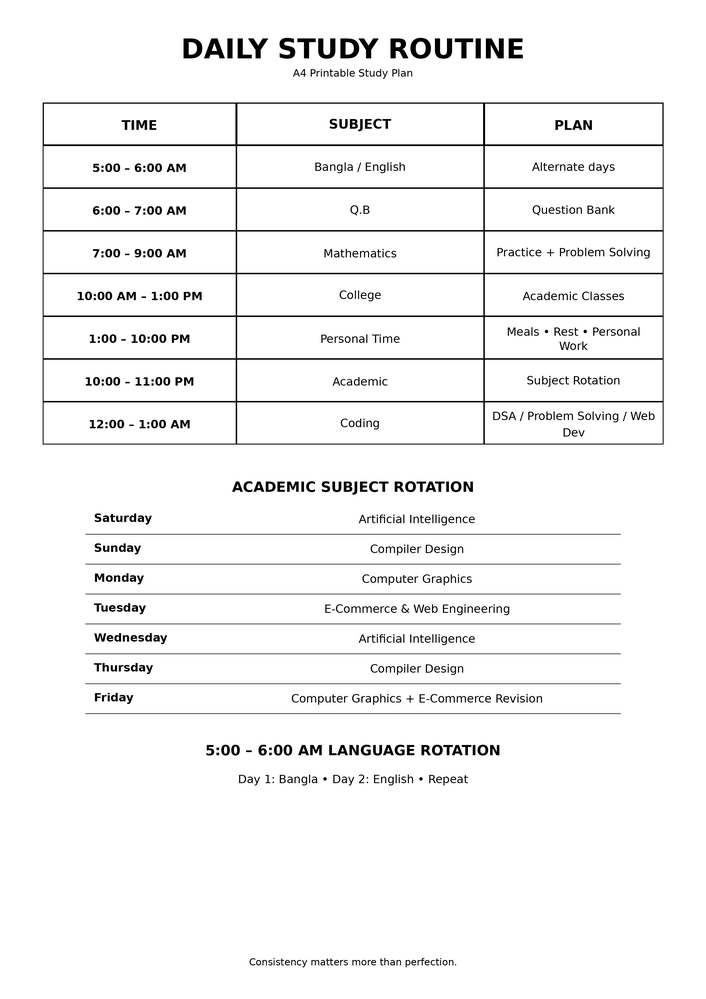
#> input picture A4_Daily_Study_Routine_Fixed.png, 706 x 999 px, shrunk from 2480 x 3508 before the run
$ python -i pdf_to_magenta.py   (imports and definitions only)
#> lines starting #> are read from the running program, lines starting #| are printed output that depends on the picture; after the words box and inside, x2 and y2 are one past the last pixel; in counts of white or black regions, pixels touching at a corner belong together
#> in image_to_magenta, source is the input picture: PIL image 706x999 RGB; min 0, max 255, mean 244.3
#!/usr/bin/env python3import sys
import os
import argparse
import io

import fitz  # PyMuPDF
from PIL import Image, ImageFilter, ImageChops


MAGENTA = (0xFF, 0x00, 0xFF)  # FF00FF
WHITE = (0xFF, 0xFF, 0xFF)


def convert_image_to_magenta(img: Image.Image, threshold: int, outline_only: bool, border_px: int) -> Image.Image:
    """
    PIL Image -> shudhu Magenta o White color e convert kore

    outline_only=True hole: boro/thick filled color-r jayga gulo ke pura
    magenta diye bhorat na kore, khali oigulor CHARIDIKE ekta magenta border
    likhe dey (mane fill khali kore, shudhu border rakhe) - fole print
    korar somoy ink onek kom lagbe. Kintu patla line ba text (jeta already
    thin/hollow) oi rokom e thakbe, karon segulo eroded hoye 0 hoye jay.
    """
#> called with threshold = 200, outline_only = True, border_px = 3
    img = img.convert("RGB")

    # Grayscale banaye brightness ber kora
    gray = img.convert("L")

    # ink_mask: 255 = "ei jaygay kichu ache" (mane light/white na), 0 = white/blank
    ink_mask = gray.point(lambda p: 255 if p < threshold else 0)
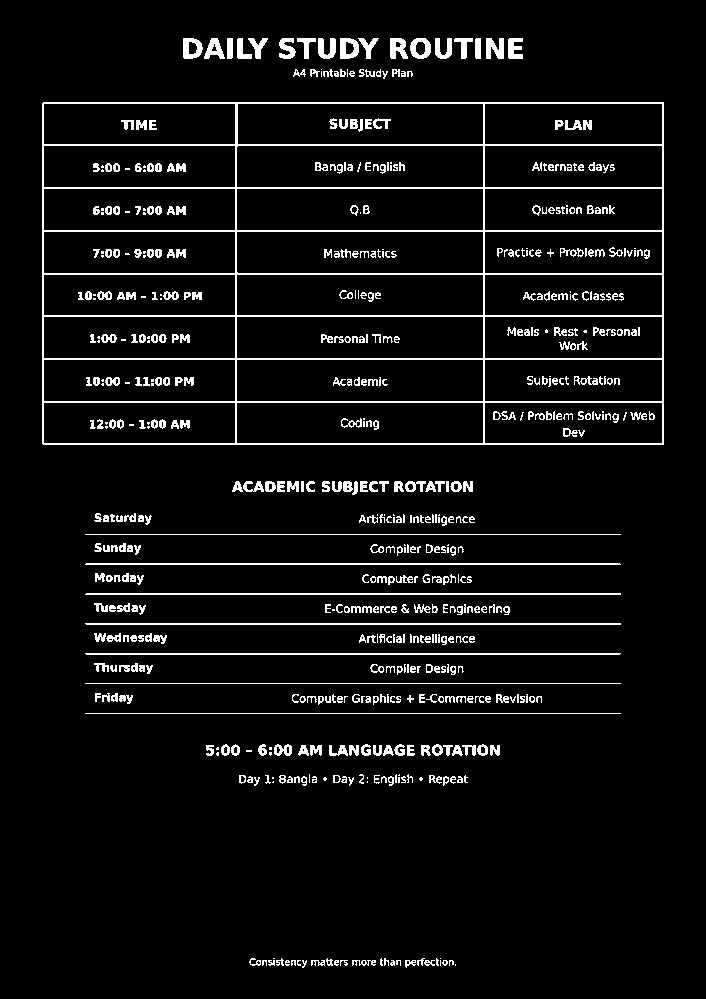
#> ink_mask: PIL image 706x999 L; 6.1% white in thin lines or dots, all inside (x1, y1, x2, y2) = (42, 38, 664, 968)

    if outline_only and border_px > 0:
        # Erosion: boro filled block gulo k charidik theke shrink kore dey.
        # Patla line/text (border_px er thekeo chikon) shrink hote hote
        # shomponno 0 hoye jay - fole segulo pore abar "ink - eroded" e
        # nijer purota ferot pay (unaffected thake).
        kernel_size = max(3, border_px * 2 + 1)
        if kernel_size % 2 == 0:
            kernel_size += 1
        eroded = ink_mask.filter(ImageFilter.MinFilter(kernel_size))
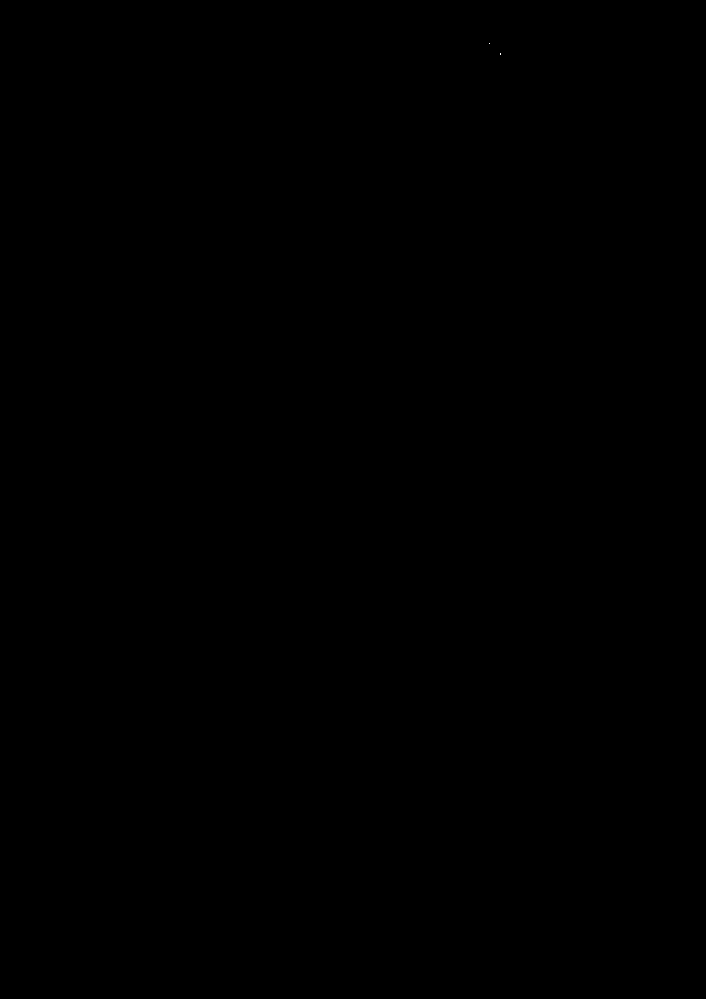
#> eroded: PIL image 706x999 L; 0% white in thin lines or dots, all inside (x1, y1, x2, y2) = (489, 43, 501, 55)
        # border/ring = ink_mask theke eroded (interior) baad
        final_mask = ImageChops.subtract(ink_mask, eroded)
    else:
        final_mask = ink_mask

    # notun blank canvas - shuru te shob white diye fill kori
    out = Image.new("RGB", img.size, WHITE)
#> out: PIL image 706x999 RGB; every value is 255
    magenta_layer = Image.new("RGB", img.size, MAGENTA)
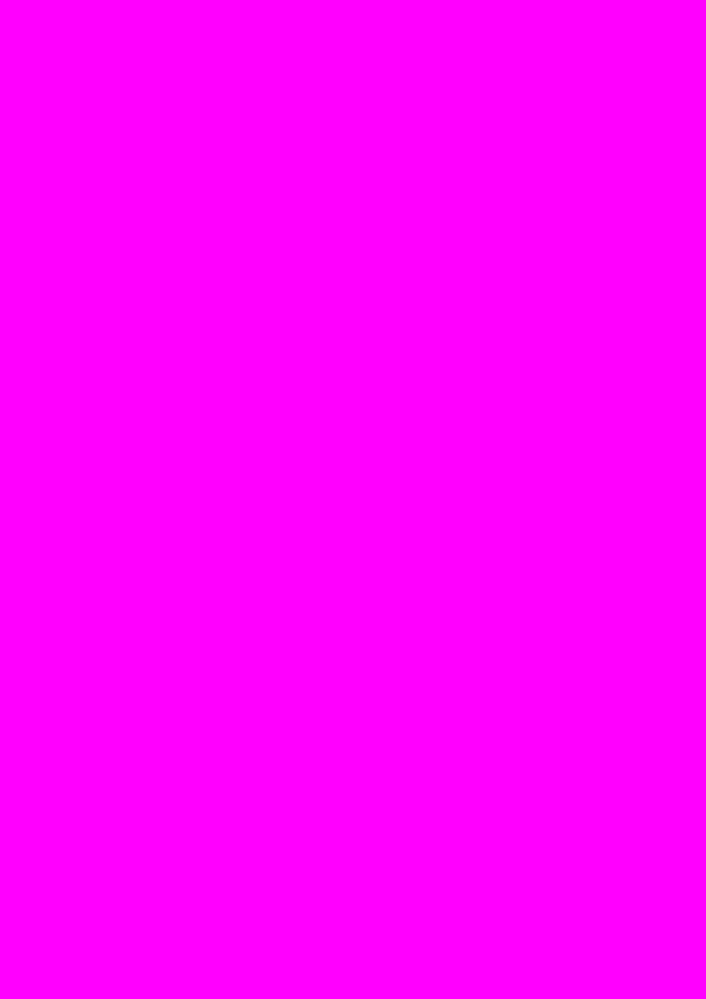
#> magenta_layer: PIL image 706x999 RGB; mean R, G, B 255, 0, 255
    out.paste(magenta_layer, mask=final_mask)
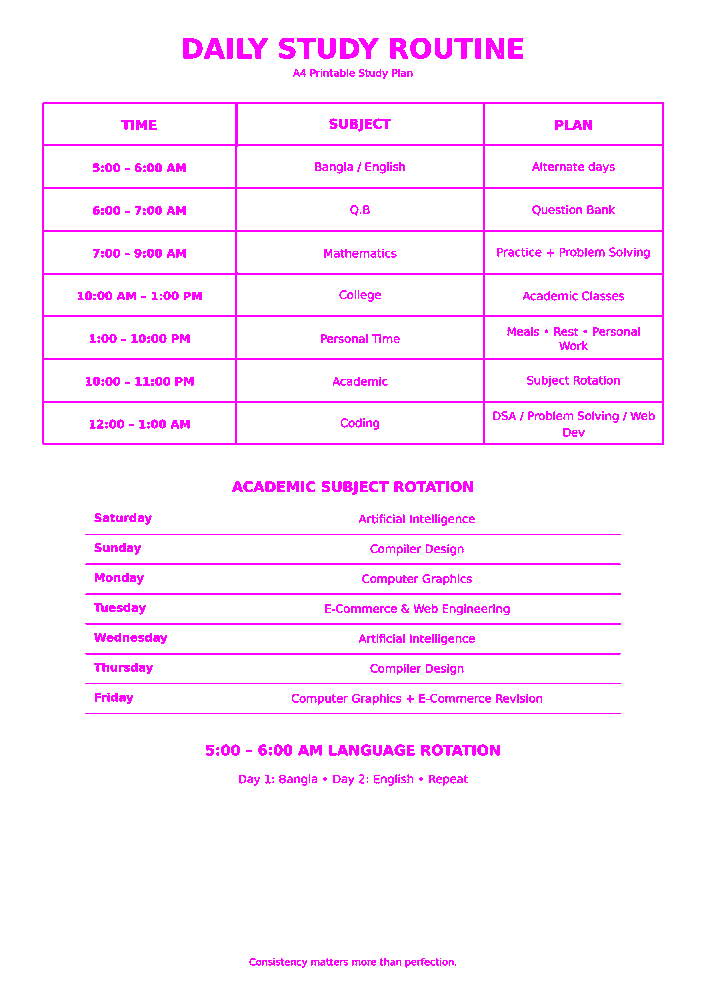
#> out: PIL image 706x999 RGB; mean R, G, B 255, 239.4, 255

    return out


# [43 lines left out: functions convert_page_to_magenta, pdf_to_magenta, not called in this run]


def image_to_magenta(
    input_path: str,
    output_path: str,
    dpi: int = 300,
    threshold: int = 200,
    outline_only: bool = True,
    border_px: int = 3,
):
    with Image.open(input_path) as source:
        converted = convert_image_to_magenta(
            source, threshold=threshold, outline_only=outline_only, border_px=border_px
        )

    converted.save(output_path, dpi=(dpi, dpi))
    print(f"\nDone! Magenta+White image save hoyeche: {output_path}")


# [89 lines left out: functions find_batch_inputs, convert_file, main, not called in this run]


# [2 lines not run here, left out]

>>> result = image_to_magenta('A4_Daily_Study_Routine_Fixed.png', 'out.png')
